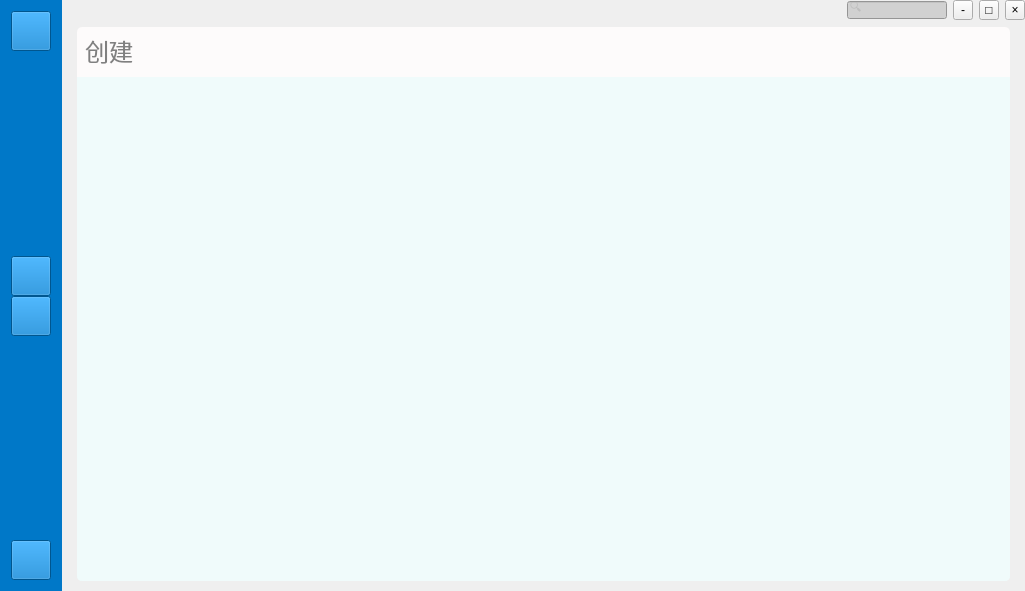
<?xml version="1.0" encoding="UTF-8"?>
<ui version="4.0">
 <class>MainWindow</class>
 <widget class="QMainWindow" name="MainWindow">
  <property name="geometry">
   <rect>
    <x>0</x>
    <y>0</y>
    <width>1025</width>
    <height>591</height>
   </rect>
  </property>
  <property name="sizePolicy">
   <sizepolicy hsizetype="Expanding" vsizetype="Expanding">
    <horstretch>0</horstretch>
    <verstretch>0</verstretch>
   </sizepolicy>
  </property>
  <property name="windowTitle">
   <string>MainWindow</string>
  </property>
  <property name="layoutDirection">
   <enum>Qt::LeftToRight</enum>
  </property>
  <property name="autoFillBackground">
   <bool>false</bool>
  </property>
  <property name="styleSheet">
   <string notr="true">padding:0px;margin:0px;</string>
  </property>
  <widget class="QWidget" name="centralWidget">
   <layout class="QGridLayout" name="MainGridLayout">
    <property name="leftMargin">
     <number>0</number>
    </property>
    <property name="topMargin">
     <number>0</number>
    </property>
    <property name="rightMargin">
     <number>0</number>
    </property>
    <property name="bottomMargin">
     <number>0</number>
    </property>
    <property name="spacing">
     <number>0</number>
    </property>
    <item row="0" column="0" rowspan="2">
     <widget class="QWidget" name="widget" native="true">
      <property name="styleSheet">
       <string notr="true">background-color:rgb(0,120,200);</string>
      </property>
      <layout class="QGridLayout" name="gridLayout_2">
       <item row="0" column="0">
        <layout class="QVBoxLayout" name="verticalLayout_4">
         <property name="spacing">
          <number>0</number>
         </property>
         <item>
          <widget class="QPushButton" name="pushButton_2">
           <property name="minimumSize">
            <size>
             <width>40</width>
             <height>40</height>
            </size>
           </property>
           <property name="toolTip">
            <string>我的</string>
           </property>
           <property name="text">
            <string/>
           </property>
           <property name="icon">
            <iconset resource="image.qrc">
             <normaloff>:/new/prefix1/user-512.png</normaloff>:/new/prefix1/user-512.png</iconset>
           </property>
          </widget>
         </item>
         <item>
          <spacer name="verticalSpacer_2">
           <property name="orientation">
            <enum>Qt::Vertical</enum>
           </property>
           <property name="sizeHint" stdset="0">
            <size>
             <width>20</width>
             <height>40</height>
            </size>
           </property>
          </spacer>
         </item>
         <item>
          <widget class="QPushButton" name="bt_quote">
           <property name="minimumSize">
            <size>
             <width>40</width>
             <height>40</height>
            </size>
           </property>
           <property name="toolTip">
            <string>报价单</string>
           </property>
           <property name="text">
            <string/>
           </property>
           <property name="icon">
            <iconset resource="image.qrc">
             <normaloff>:/new/prefix1/quoteTableIcon.png</normaloff>:/new/prefix1/quoteTableIcon.png</iconset>
           </property>
          </widget>
         </item>
         <item>
          <widget class="QPushButton" name="bt_database">
           <property name="minimumSize">
            <size>
             <width>40</width>
             <height>40</height>
            </size>
           </property>
           <property name="toolTip">
            <string>数据库</string>
           </property>
           <property name="text">
            <string/>
           </property>
           <property name="icon">
            <iconset resource="image.qrc">
             <normaloff>:/new/prefix1/dataBaseIcon.png</normaloff>:/new/prefix1/dataBaseIcon.png</iconset>
           </property>
          </widget>
         </item>
         <item>
          <spacer name="verticalSpacer_3">
           <property name="orientation">
            <enum>Qt::Vertical</enum>
           </property>
           <property name="sizeHint" stdset="0">
            <size>
             <width>20</width>
             <height>40</height>
            </size>
           </property>
          </spacer>
         </item>
         <item>
          <widget class="QPushButton" name="bt_setting">
           <property name="minimumSize">
            <size>
             <width>40</width>
             <height>40</height>
            </size>
           </property>
           <property name="toolTip">
            <string>设置</string>
           </property>
           <property name="whatsThis">
            <string/>
           </property>
           <property name="text">
            <string/>
           </property>
           <property name="icon">
            <iconset resource="image.qrc">
             <normaloff>:/new/prefix1/menu.png</normaloff>:/new/prefix1/menu.png</iconset>
           </property>
          </widget>
         </item>
        </layout>
       </item>
      </layout>
     </widget>
    </item>
    <item row="0" column="1">
     <layout class="QHBoxLayout" name="horizontalLayout_3">
      <item>
       <spacer name="horizontalSpacer">
        <property name="orientation">
         <enum>Qt::Horizontal</enum>
        </property>
        <property name="sizeHint" stdset="0">
         <size>
          <width>558</width>
          <height>19</height>
         </size>
        </property>
       </spacer>
      </item>
      <item>
       <layout class="QHBoxLayout" name="horizontalLayout_2"/>
      </item>
      <item>
       <widget class="QLineEdit" name="lineEdit">
        <property name="enabled">
         <bool>false</bool>
        </property>
        <property name="maximumSize">
         <size>
          <width>100</width>
          <height>16777215</height>
         </size>
        </property>
        <property name="toolTip">
         <string/>
        </property>
        <property name="styleSheet">
         <string notr="true">background:#D1D1D1</string>
        </property>
        <property name="text">
         <string>🔍</string>
        </property>
       </widget>
      </item>
      <item>
       <layout class="QHBoxLayout" name="horizontalLayout">
        <item>
         <widget class="QPushButton" name="MainWindowMinBt">
          <property name="sizePolicy">
           <sizepolicy hsizetype="Ignored" vsizetype="Ignored">
            <horstretch>0</horstretch>
            <verstretch>0</verstretch>
           </sizepolicy>
          </property>
          <property name="minimumSize">
           <size>
            <width>20</width>
            <height>20</height>
           </size>
          </property>
          <property name="maximumSize">
           <size>
            <width>20</width>
            <height>20</height>
           </size>
          </property>
          <property name="layoutDirection">
           <enum>Qt::LeftToRight</enum>
          </property>
          <property name="autoFillBackground">
           <bool>false</bool>
          </property>
          <property name="text">
           <string>-</string>
          </property>
         </widget>
        </item>
        <item>
         <widget class="QPushButton" name="MainWindowMaxBt">
          <property name="sizePolicy">
           <sizepolicy hsizetype="Fixed" vsizetype="Fixed">
            <horstretch>0</horstretch>
            <verstretch>0</verstretch>
           </sizepolicy>
          </property>
          <property name="minimumSize">
           <size>
            <width>20</width>
            <height>20</height>
           </size>
          </property>
          <property name="maximumSize">
           <size>
            <width>20</width>
            <height>20</height>
           </size>
          </property>
          <property name="text">
           <string>□</string>
          </property>
         </widget>
        </item>
        <item>
         <widget class="QPushButton" name="MainWindowCloseBt">
          <property name="sizePolicy">
           <sizepolicy hsizetype="Fixed" vsizetype="Fixed">
            <horstretch>0</horstretch>
            <verstretch>0</verstretch>
           </sizepolicy>
          </property>
          <property name="minimumSize">
           <size>
            <width>20</width>
            <height>20</height>
           </size>
          </property>
          <property name="maximumSize">
           <size>
            <width>20</width>
            <height>20</height>
           </size>
          </property>
          <property name="text">
           <string>×</string>
          </property>
         </widget>
        </item>
       </layout>
      </item>
     </layout>
    </item>
    <item row="1" column="1">
     <widget class="QStackedWidget" name="stackedWidget">
      <property name="currentIndex">
       <number>2</number>
      </property>
      <widget class="QWidget" name="page">
       <layout class="QGridLayout" name="gridLayout">
        <property name="leftMargin">
         <number>5</number>
        </property>
        <property name="topMargin">
         <number>0</number>
        </property>
        <property name="rightMargin">
         <number>0</number>
        </property>
        <property name="bottomMargin">
         <number>0</number>
        </property>
        <property name="horizontalSpacing">
         <number>0</number>
        </property>
        <property name="verticalSpacing">
         <number>8</number>
        </property>
        <item row="0" column="1">
         <spacer name="horizontalSpacer_2">
          <property name="orientation">
           <enum>Qt::Horizontal</enum>
          </property>
          <property name="sizeHint" stdset="0">
           <size>
            <width>40</width>
            <height>20</height>
           </size>
          </property>
         </spacer>
        </item>
        <item row="2" column="0" colspan="2">
         <widget class="QTabWidget" name="tabWidget">
          <property name="styleSheet">
           <string notr="true">border:none;</string>
          </property>
          <property name="tabShape">
           <enum>QTabWidget::Rounded</enum>
          </property>
          <property name="currentIndex">
           <number>1</number>
          </property>
          <widget class="QWidget" name="tab">
           <attribute name="title">
            <string>全部</string>
           </attribute>
           <layout class="QGridLayout" name="gridLayout_4">
            <item row="0" column="0">
             <widget class="QTableView" name="QuoteTableView">
              <property name="styleSheet">
               <string notr="true">border:none;</string>
              </property>
              <property name="editTriggers">
               <set>QAbstractItemView::SelectedClicked</set>
              </property>
              <property name="alternatingRowColors">
               <bool>false</bool>
              </property>
              <property name="selectionBehavior">
               <enum>QAbstractItemView::SelectRows</enum>
              </property>
              <property name="showGrid">
               <bool>false</bool>
              </property>
              <property name="sortingEnabled">
               <bool>true</bool>
              </property>
              <property name="wordWrap">
               <bool>true</bool>
              </property>
              <property name="cornerButtonEnabled">
               <bool>true</bool>
              </property>
              <attribute name="verticalHeaderVisible">
               <bool>false</bool>
              </attribute>
             </widget>
            </item>
           </layout>
          </widget>
          <widget class="QWidget" name="tab_2">
           <attribute name="title">
            <string>草稿</string>
           </attribute>
          </widget>
          <widget class="QWidget" name="tab_3">
           <attribute name="title">
            <string>已发送</string>
           </attribute>
          </widget>
          <widget class="QWidget" name="tab_4">
           <attribute name="title">
            <string>已取消</string>
           </attribute>
          </widget>
          <widget class="QWidget" name="tab_5">
           <attribute name="title">
            <string>已接受</string>
           </attribute>
          </widget>
          <widget class="QWidget" name="tab_6">
           <attribute name="title">
            <string>发票</string>
           </attribute>
          </widget>
         </widget>
        </item>
        <item row="0" column="0">
         <widget class="QPushButton" name="NewQuote">
          <property name="minimumSize">
           <size>
            <width>40</width>
            <height>28</height>
           </size>
          </property>
          <property name="palette">
           <palette>
            <active>
             <colorrole role="Button">
              <brush brushstyle="SolidPattern">
               <color alpha="255">
                <red>234</red>
                <green>237</green>
                <blue>239</blue>
               </color>
              </brush>
             </colorrole>
             <colorrole role="Base">
              <brush brushstyle="SolidPattern">
               <color alpha="255">
                <red>234</red>
                <green>237</green>
                <blue>239</blue>
               </color>
              </brush>
             </colorrole>
             <colorrole role="Window">
              <brush brushstyle="SolidPattern">
               <color alpha="255">
                <red>234</red>
                <green>237</green>
                <blue>239</blue>
               </color>
              </brush>
             </colorrole>
            </active>
            <inactive>
             <colorrole role="Button">
              <brush brushstyle="SolidPattern">
               <color alpha="255">
                <red>234</red>
                <green>237</green>
                <blue>239</blue>
               </color>
              </brush>
             </colorrole>
             <colorrole role="Base">
              <brush brushstyle="SolidPattern">
               <color alpha="255">
                <red>234</red>
                <green>237</green>
                <blue>239</blue>
               </color>
              </brush>
             </colorrole>
             <colorrole role="Window">
              <brush brushstyle="SolidPattern">
               <color alpha="255">
                <red>234</red>
                <green>237</green>
                <blue>239</blue>
               </color>
              </brush>
             </colorrole>
            </inactive>
            <disabled>
             <colorrole role="Button">
              <brush brushstyle="SolidPattern">
               <color alpha="255">
                <red>234</red>
                <green>237</green>
                <blue>239</blue>
               </color>
              </brush>
             </colorrole>
             <colorrole role="Base">
              <brush brushstyle="SolidPattern">
               <color alpha="255">
                <red>234</red>
                <green>237</green>
                <blue>239</blue>
               </color>
              </brush>
             </colorrole>
             <colorrole role="Window">
              <brush brushstyle="SolidPattern">
               <color alpha="255">
                <red>234</red>
                <green>237</green>
                <blue>239</blue>
               </color>
              </brush>
             </colorrole>
            </disabled>
           </palette>
          </property>
          <property name="styleSheet">
           <string notr="true">background-color:rgb(234,237,239);border-radius:3px;</string>
          </property>
          <property name="text">
           <string>+新建报价单</string>
          </property>
          <property name="flat">
           <bool>false</bool>
          </property>
         </widget>
        </item>
       </layout>
      </widget>
      <widget class="QWidget" name="page_2">
       <layout class="QGridLayout" name="gridLayout_3">
        <item row="0" column="0">
         <widget class="QTableView" name="CustomerTableView"/>
        </item>
       </layout>
      </widget>
      <widget class="QWidget" name="page_3">
       <layout class="QGridLayout" name="gridLayout_5">
        <property name="leftMargin">
         <number>15</number>
        </property>
        <property name="topMargin">
         <number>7</number>
        </property>
        <property name="rightMargin">
         <number>15</number>
        </property>
        <property name="bottomMargin">
         <number>10</number>
        </property>
        <property name="spacing">
         <number>0</number>
        </property>
        <item row="1" column="0">
         <widget class="QScrollArea" name="scrollArea">
          <property name="sizePolicy">
           <sizepolicy hsizetype="Expanding" vsizetype="Expanding">
            <horstretch>1</horstretch>
            <verstretch>10</verstretch>
           </sizepolicy>
          </property>
          <property name="styleSheet">
           <string notr="true">border: 3px;background-color:rgb(240,251,251);border-bottom-left-radius:5px;border-bottom-right-radius:5px;</string>
          </property>
          <property name="widgetResizable">
           <bool>true</bool>
          </property>
          <widget class="QWidget" name="scrollAreaWidgetContents">
           <property name="geometry">
            <rect>
             <x>0</x>
             <y>0</y>
             <width>939</width>
             <height>500</height>
            </rect>
           </property>
          </widget>
         </widget>
        </item>
        <item row="0" column="0">
         <widget class="QLineEdit" name="lineEdit_2">
          <property name="sizePolicy">
           <sizepolicy hsizetype="Expanding" vsizetype="Fixed">
            <horstretch>0</horstretch>
            <verstretch>1</verstretch>
           </sizepolicy>
          </property>
          <property name="minimumSize">
           <size>
            <width>0</width>
            <height>50</height>
           </size>
          </property>
          <property name="font">
           <font>
            <family>Microsoft YaHei</family>
            <pointsize>18</pointsize>
            <strikeout>false</strikeout>
            <kerning>true</kerning>
           </font>
          </property>
          <property name="mouseTracking">
           <bool>false</bool>
          </property>
          <property name="focusPolicy">
           <enum>Qt::NoFocus</enum>
          </property>
          <property name="acceptDrops">
           <bool>false</bool>
          </property>
          <property name="styleSheet">
           <string notr="true">background-color:rgb(253,251,251);border-top-left-radius:5px;border-top-right-radius:5px;border-width:3px;color:gray;</string>
          </property>
          <property name="text">
           <string> 创建</string>
          </property>
          <property name="readOnly">
           <bool>true</bool>
          </property>
         </widget>
        </item>
       </layout>
      </widget>
     </widget>
    </item>
   </layout>
  </widget>
 </widget>
 <layoutdefault spacing="6" margin="11"/>
 <resources>
  <include location="image.qrc"/>
 </resources>
 <connections/>
</ui>
